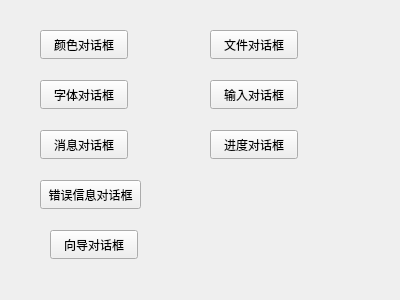
<?xml version="1.0" encoding="UTF-8"?>
<ui version="4.0">
 <class>Widget</class>
 <widget class="QWidget" name="Widget">
  <property name="geometry">
   <rect>
    <x>0</x>
    <y>0</y>
    <width>400</width>
    <height>300</height>
   </rect>
  </property>
  <property name="windowTitle">
   <string>Widget</string>
  </property>
  <widget class="QPushButton" name="pushButton">
   <property name="geometry">
    <rect>
     <x>40</x>
     <y>30</y>
     <width>88</width>
     <height>29</height>
    </rect>
   </property>
   <property name="text">
    <string>颜色对话框</string>
   </property>
  </widget>
  <widget class="QPushButton" name="pushButton_2">
   <property name="geometry">
    <rect>
     <x>40</x>
     <y>80</y>
     <width>88</width>
     <height>29</height>
    </rect>
   </property>
   <property name="text">
    <string>字体对话框</string>
   </property>
  </widget>
  <widget class="QPushButton" name="pushButton_3">
   <property name="geometry">
    <rect>
     <x>40</x>
     <y>130</y>
     <width>88</width>
     <height>29</height>
    </rect>
   </property>
   <property name="text">
    <string>消息对话框</string>
   </property>
  </widget>
  <widget class="QPushButton" name="pushButton_4">
   <property name="geometry">
    <rect>
     <x>40</x>
     <y>180</y>
     <width>101</width>
     <height>29</height>
    </rect>
   </property>
   <property name="text">
    <string>错误信息对话框</string>
   </property>
  </widget>
  <widget class="QPushButton" name="pushButton_5">
   <property name="geometry">
    <rect>
     <x>50</x>
     <y>230</y>
     <width>88</width>
     <height>29</height>
    </rect>
   </property>
   <property name="text">
    <string>向导对话框</string>
   </property>
  </widget>
  <widget class="QPushButton" name="pushButton_6">
   <property name="geometry">
    <rect>
     <x>210</x>
     <y>30</y>
     <width>88</width>
     <height>29</height>
    </rect>
   </property>
   <property name="text">
    <string>文件对话框</string>
   </property>
  </widget>
  <widget class="QPushButton" name="pushButton_7">
   <property name="geometry">
    <rect>
     <x>210</x>
     <y>80</y>
     <width>88</width>
     <height>29</height>
    </rect>
   </property>
   <property name="text">
    <string>输入对话框</string>
   </property>
  </widget>
  <widget class="QPushButton" name="pushButton_8">
   <property name="geometry">
    <rect>
     <x>210</x>
     <y>130</y>
     <width>88</width>
     <height>29</height>
    </rect>
   </property>
   <property name="text">
    <string>进度对话框</string>
   </property>
  </widget>
 </widget>
 <layoutdefault spacing="6" margin="11"/>
 <resources/>
 <connections/>
</ui>
